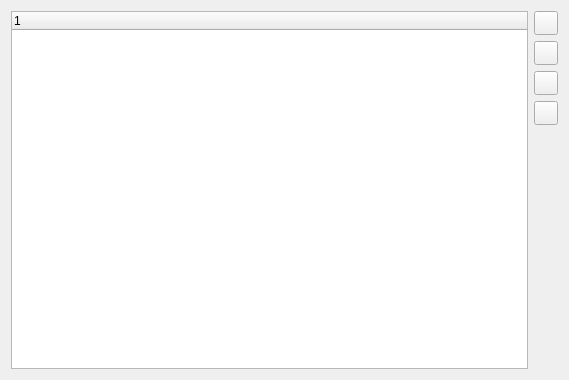
<?xml version="1.0" encoding="UTF-8"?>
<ui version="4.0">
 <class>TestConditionHierarchyWidget</class>
 <widget class="QWidget" name="TestConditionHierarchyWidget">
  <property name="geometry">
   <rect>
    <x>0</x>
    <y>0</y>
    <width>569</width>
    <height>380</height>
   </rect>
  </property>
  <property name="windowTitle">
   <string>Dialog</string>
  </property>
  <property name="windowIcon">
   <iconset resource="gex.qrc">
    <normaloff>:/gex/icons/gex_application_48x48.png</normaloff>:/gex/icons/gex_application_48x48.png</iconset>
  </property>
  <layout class="QGridLayout" name="gridLayout">
   <item row="0" column="0">
    <widget class="QTreeWidget" name="treeWidgetHierarchy">
     <column>
      <property name="text">
       <string notr="true">1</string>
      </property>
     </column>
    </widget>
   </item>
   <item row="0" column="1">
    <layout class="QVBoxLayout" name="verticalLayoutWidget">
     <item>
      <layout class="QVBoxLayout" name="verticalLayoutButtons">
       <item>
        <widget class="QPushButton" name="pushButtonTop">
         <property name="sizePolicy">
          <sizepolicy hsizetype="Fixed" vsizetype="Fixed">
           <horstretch>0</horstretch>
           <verstretch>0</verstretch>
          </sizepolicy>
         </property>
         <property name="minimumSize">
          <size>
           <width>24</width>
           <height>24</height>
          </size>
         </property>
         <property name="maximumSize">
          <size>
           <width>24</width>
           <height>24</height>
          </size>
         </property>
         <property name="toolTip">
          <string>Move to top the selected condition value</string>
         </property>
         <property name="text">
          <string/>
         </property>
         <property name="icon">
          <iconset resource="gex.qrc">
           <normaloff>:/gex/icons/top_icon.png</normaloff>:/gex/icons/top_icon.png</iconset>
         </property>
         <property name="iconSize">
          <size>
           <width>24</width>
           <height>24</height>
          </size>
         </property>
        </widget>
       </item>
       <item>
        <widget class="QPushButton" name="pushButtonUp">
         <property name="sizePolicy">
          <sizepolicy hsizetype="Fixed" vsizetype="Fixed">
           <horstretch>0</horstretch>
           <verstretch>0</verstretch>
          </sizepolicy>
         </property>
         <property name="minimumSize">
          <size>
           <width>24</width>
           <height>24</height>
          </size>
         </property>
         <property name="maximumSize">
          <size>
           <width>24</width>
           <height>24</height>
          </size>
         </property>
         <property name="toolTip">
          <string>Move up the selected condition value</string>
         </property>
         <property name="text">
          <string/>
         </property>
         <property name="icon">
          <iconset resource="gex.qrc">
           <normaloff>:/gex/icons/up_icon.png</normaloff>:/gex/icons/up_icon.png</iconset>
         </property>
         <property name="iconSize">
          <size>
           <width>24</width>
           <height>24</height>
          </size>
         </property>
        </widget>
       </item>
       <item>
        <widget class="QPushButton" name="pushButtonDown">
         <property name="sizePolicy">
          <sizepolicy hsizetype="Fixed" vsizetype="Fixed">
           <horstretch>0</horstretch>
           <verstretch>0</verstretch>
          </sizepolicy>
         </property>
         <property name="minimumSize">
          <size>
           <width>24</width>
           <height>24</height>
          </size>
         </property>
         <property name="maximumSize">
          <size>
           <width>24</width>
           <height>24</height>
          </size>
         </property>
         <property name="toolTip">
          <string>Move down the selected condition value</string>
         </property>
         <property name="text">
          <string/>
         </property>
         <property name="icon">
          <iconset resource="gex.qrc">
           <normaloff>:/gex/icons/down_icon.png</normaloff>:/gex/icons/down_icon.png</iconset>
         </property>
         <property name="iconSize">
          <size>
           <width>24</width>
           <height>24</height>
          </size>
         </property>
        </widget>
       </item>
       <item>
        <widget class="QPushButton" name="pushButtonBottom">
         <property name="sizePolicy">
          <sizepolicy hsizetype="Fixed" vsizetype="Fixed">
           <horstretch>0</horstretch>
           <verstretch>0</verstretch>
          </sizepolicy>
         </property>
         <property name="minimumSize">
          <size>
           <width>24</width>
           <height>24</height>
          </size>
         </property>
         <property name="maximumSize">
          <size>
           <width>24</width>
           <height>24</height>
          </size>
         </property>
         <property name="toolTip">
          <string>Move to bottom the selected condition value</string>
         </property>
         <property name="text">
          <string/>
         </property>
         <property name="icon">
          <iconset resource="gex.qrc">
           <normaloff>:/gex/icons/bottom_icon.png</normaloff>:/gex/icons/bottom_icon.png</iconset>
         </property>
         <property name="iconSize">
          <size>
           <width>24</width>
           <height>24</height>
          </size>
         </property>
        </widget>
       </item>
      </layout>
     </item>
     <item>
      <spacer name="verticalSpacer">
       <property name="orientation">
        <enum>Qt::Vertical</enum>
       </property>
       <property name="sizeHint" stdset="0">
        <size>
         <width>20</width>
         <height>40</height>
        </size>
       </property>
      </spacer>
     </item>
    </layout>
   </item>
  </layout>
 </widget>
 <resources>
  <include location="gex.qrc"/>
 </resources>
 <connections/>
</ui>
